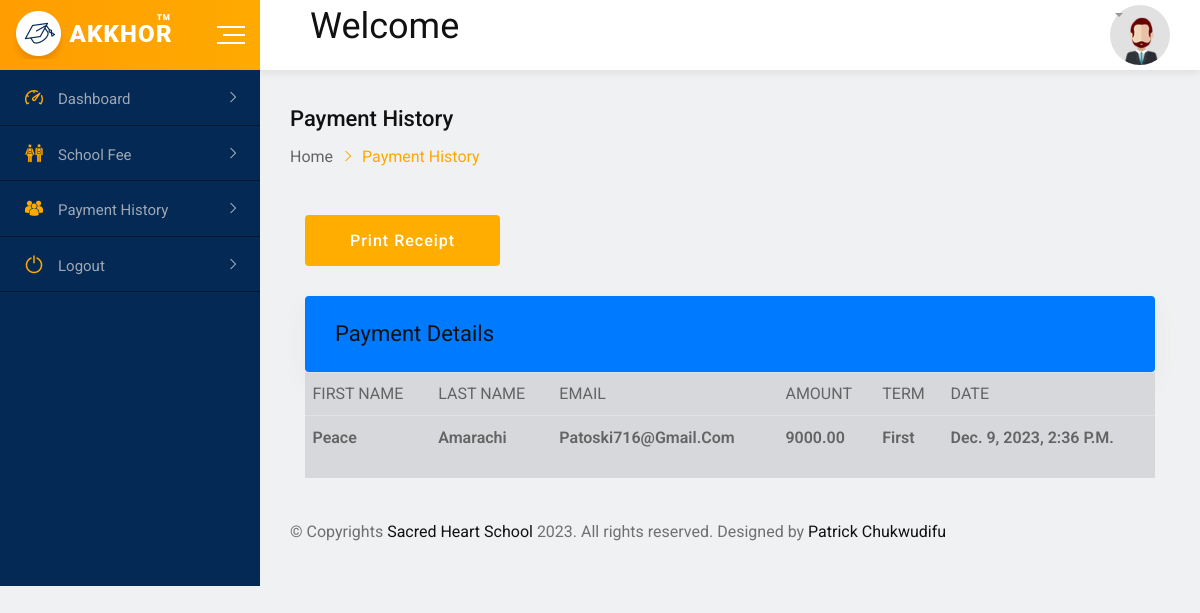
Before: /history/ with the older database file.
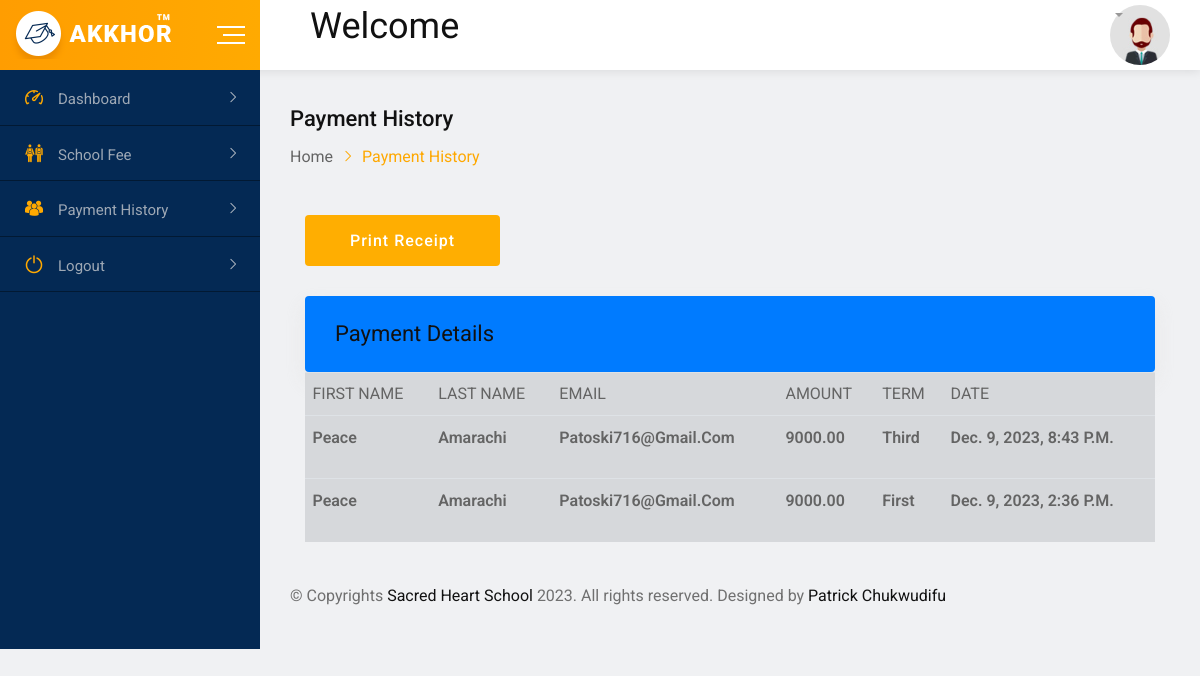
After: the same page with the newer database file.
### accounts/models.py (models this page shows, shortened)
class Payment(models.Model):
    first_name = models.CharField(max_length=200)
    last_name = models.CharField(max_length=200)
    email = models.EmailField(max_length=100)
    term=models.CharField(max_length=200,null=False,choices=Terms, default='First')
    created_at = models.DateTimeField(auto_now_add=True)
    amount = models.DecimalField(max_digits=8, decimal_places=2)
    verified=models.BooleanField(default=False)
    ref=models.CharField(max_length=200)
    class Meta:
        ordering = ['-created_at']

### accounts/views.py (the view)
# urls.py: path('history/', views.history, name='history'),
def history(request):
    pick = Payment.objects.order_by('-created_at')
    context = {'pick': pick}
    return render(request,'dashboard/history.html',context)

### accounts/templates/dashboard/history.html (shortened to what this page needs)
{% extends 'dashboard/base.html' %}
{% load static %}
{% block content %}
<div class="breadcrumbs-area">
    <h3>Payment History</h3>
    <ul>
        <li>
            <a href="{% url 'history' %}">Home</a>
        </li>
        <li>Payment History</li>
    </ul>
</div>
{% if pick %}
    <section id="results" >
        <div  class="container mt-3 m-3 mx-auto">
            <div class="body-container mt-md-3">
                <div class="text-left row text-uppercase text-bold">
                    <div class="container mb-5">
                        <button onclick="printSection()" class="btn-gradient-yellow btn-hover-bluedark btn-fill-lg">Print Receipt</button>
                    </div>
                </div>
                <div class="table_container print-section">
                    <div class="row " >
                        <div class="col-md-12" >
                            <div class="card-body bg-primary text-dark py-1">
                                <p><h3>Payment Details </h3></p>
                            </div>
                            <div class="table-responsive" id="table" >
                                <table class="table" style="width: 100%">
                                    <tbody id="logs_table">
                                      <tr class="text-uppercase">
                                        <td class="table-secondary">First Name</td>
                                        <td class="table-secondary">Last Name</td>
                                        <td class="table-secondary">Email</td>
                                        <td class="table-secondary">Amount</td>
                                        <td class="table-secondary">Term</td>
                                        <td class="table-secondary">Date</td>
                                        </tr>
{% for picks in pick %}
                                        <tr class="text-capitalize" id="{{picks.trackingid}}">
                                        <td class="table-secondary"><p style="font-weight: 600;">{{picks.first_name}}</p></td>
                                        <td class="table-secondary"><p style="font-weight: 600;">{{picks.last_name}}</p></td>
                                        <td class="table-secondary"><p style="font-weight: 600;">{{picks.email}}</p></td>
                                        <td class="table-secondary"><p style="font-weight: 600;">{{picks.amount}}</p></td>
                                        <td class="table-secondary"><p style="font-weight: 600;">{{picks.term}}</p></td>
                                        <td class="table-secondary"><p style="font-weight: 600;">{{picks.created_at}}</p></td>
                                    </tr>
{% endfor %}
                                    </tbody>
                                  </table>
                            </div>
                        </div>
                    </div>
                </div>
            </div>
        </div>
    </section>
{% else %}
<p>You have not make any payment!</p>
{% endif %}
{% endblock content %}

### accounts/templates/dashboard/base.html (shortened to what this page needs)
{% load static %}
<!doctype html>
<html class="no-js" lang="">
<head>
    <link rel="stylesheet" href="{% static 'assets/css/normalize.css' %}">
    <link rel="stylesheet" href="{% static 'assets/css/main.css' %}">
    <link rel="stylesheet" href="{% static 'assets/css/bootstrap.min.css' %}">
    <link rel="stylesheet" href="{% static 'assets/css/all.min.css' %}">
    <link rel="stylesheet" href="{% static 'assets/fonts/flaticon.css' %}">
    <link rel="stylesheet" href="{% static 'assets/css/animate.min.css' %}">
    <link rel="stylesheet" href="{% static 'assets/css/select2.min.css' %}">
    <link rel="stylesheet" href="{% static 'assets/css/datepicker.min.css' %}">
    <link rel="stylesheet" href="{% static 'assets/css/style.css' %}">
</head>
<body>
<div id="wrapper" class="wrapper bg-ash">
    {% include 'dashboard/header.html' %}
    {% include 'dashboard/sidebar.html' %}
    {% block content %}
    {% endblock content %}
    {% include 'dashboard/footer.html' %}
    </div>
 </body>
 </html>

### accounts/templates/dashboard/header.html (shortened to what this page needs)
{% load static %}
<div class="navbar navbar-expand-md header-menu-one bg-light">
    <div class="nav-bar-header-one">
        <div class="header-logo">
            <a href="{% url 'account_settings' %}">
                <img src="{% static 'assets/img/logo.png' %}" alt="logo">
            </a>
        </div>
          <div class="toggle-button sidebar-toggle">
            <button type="button" class="item-link">
                <span class="btn-icon-wrap">
                    <span></span>
                    <span></span>
                    <span></span>
                </span>
            </button>
        </div>
    </div>
    <div class="header-main-menu collapse navbar-collapse" id="mobile-navbar">
        <ul class="navbar-nav">
            <li class="navbar-item header-search-bar">
                <div class="input-group stylish-input-group">
                  <h1>Welcome</h1>
                </div>
            </li>
        </ul>
        <ul class="navbar-nav">
            <li class="navbar-item dropdown header-admin">
                <a class="navbar-nav-link dropdown-toggle" href="#" role="button" data-toggle="dropdown"
                    aria-expanded="false">
                    <div class="admin-img">
                        {% if request.user.profile.student_picture %}
                        <img src="{{ request.user.profile.student_picture.url }}" alt="Admin" style="height: 60px;">
                        {% else %}
                        <img src="{% static 'assets/img/figure/user1.jpg' %}" alt="Admin" style="height: 60px;">
                        {% endif %}
                    </div>
                </a>
            </li>
        </ul>
    </div>
</div>

### accounts/templates/dashboard/sidebar.html (shortened to what this page needs)
{% load static %}
<div class="dashboard-page-one">
   <div class="sidebar-main sidebar-menu-one sidebar-expand-md sidebar-color">
        <div class="sidebar-menu-content">
            <ul class="nav nav-sidebar-menu sidebar-toggle-view">
                <li class="nav-item sidebar-nav-item">
                    <a href="{% url 'account_settings' %}" class="nav-link"><i class="flaticon-dashboard"></i><span>Dashboard</span></a>
                </li>
                <li class="nav-item sidebar-nav-item">
                    <a href="{% url 'fees' %}" class="nav-link"><i class="flaticon-classmates"></i><span>School Fee</span></a>
                </li>
                <li class="nav-item sidebar-nav-item">
                    <a href="{% url 'history' %}" class="nav-link"><i class="flaticon-multiple-users-silhouette"></i><span>Payment History</span></a>
                </li>
                <li class="nav-item sidebar-nav-item">
                    <a href="{% url 'logout' %}" class="nav-link"><i class="flaticon-turn-off"></i><span>Logout</span></a>
                </li>
            </ul>
        </div>
    </div>
    <div class="dashboard-content-one">

### accounts/templates/dashboard/footer.html
<footer class="footer-wrap-layout1">
    <div class="copyright">© Copyrights <a href="{% url 'home' %}">Sacred Heart School</a> 2023. All rights reserved. Designed by <a href="https://patoski.vercel.app">Patrick Chukwudifu</a></div>
</footer>
</div>
</div>

### static/assets/css/main.css (style rules this page uses)
html { color: #222; font-size: 1em; line-height: 1.4; }
audio, canvas, iframe, img, svg, video { vertical-align: middle; }

Changed rows visible on the page:
added Payment: first_name "Peace", last_name "Amarachi", email "Patoski716@gmail.com", amount "9000.00", term "Third", created_at "Dec. 9, 2023, 8:43 P.m."
